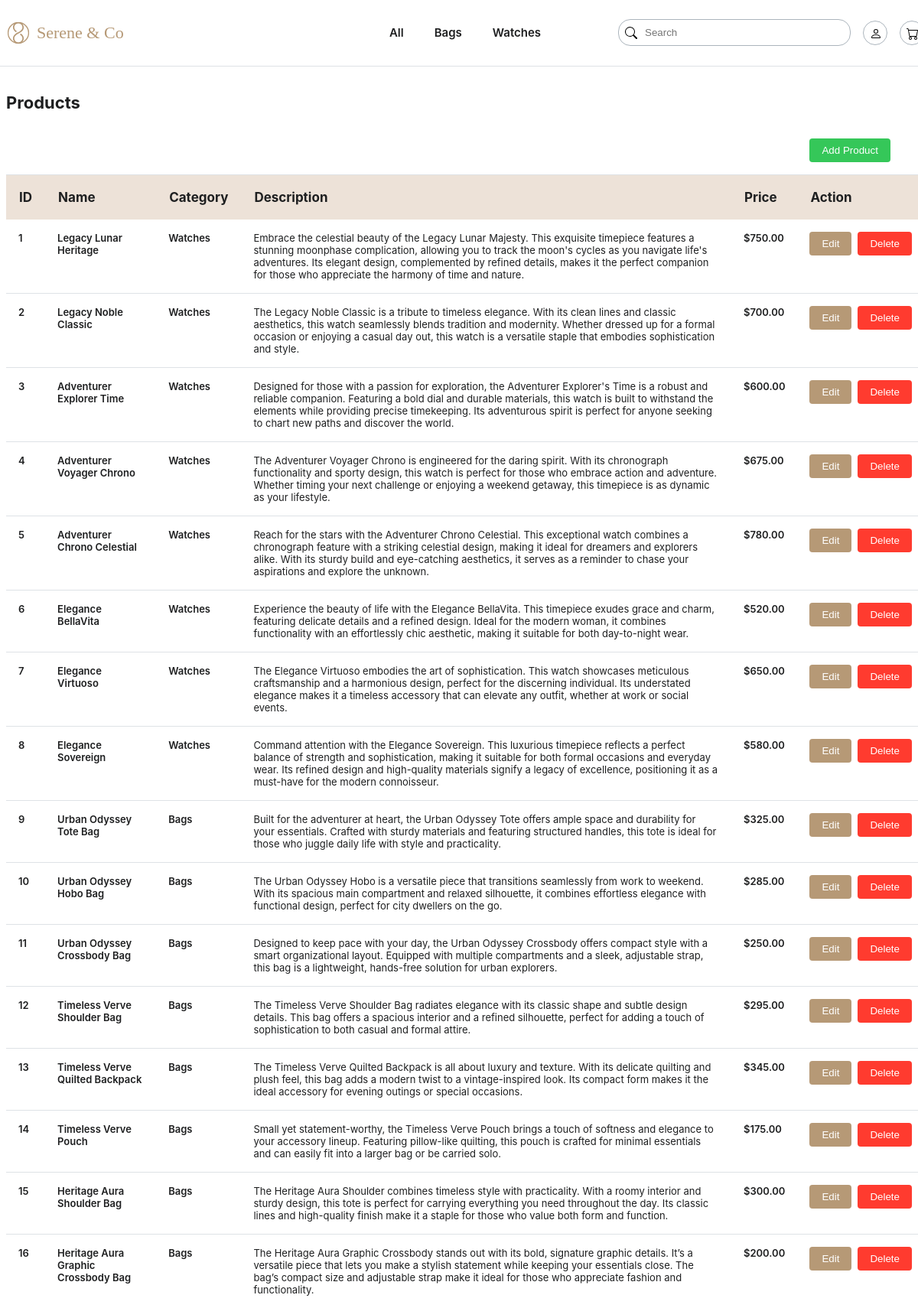
The page /views/admin-product.php on the database its author committed.
### tables this page shows
CREATE TABLE `products` (
  `id` integer PRIMARY KEY AUTO_INCREMENT,
  `name` varchar(100) NOT NULL,
  `description` text,
  `price` decimal(10,2) NOT NULL,
  `category_id` integer NOT NULL
);

CREATE TABLE `categories` (
  `id` integer PRIMARY KEY AUTO_INCREMENT,
  `name` varchar(200) NOT NULL
);

### includes/components/admin-table.php (the view, shortened to what this page needs)
<?php
    function product_row($productId, $productName, $categoryId, $categoryName, $productDescription, $productPrice) {
        ?>
        <tr>
            <td class="hug-column">
                <p class="emphasized m-0"><?php echo htmlspecialchars($productId); ?></p>
            </td>
            <td>
                <p class="emphasized m-0"><?php echo htmlspecialchars($productName); ?></p>
            </td>
            <td>
                <p class="emphasized m-0"><?php echo htmlspecialchars($categoryName); ?></p>
            </td>
            <td>
                <?php echo htmlspecialchars($productDescription); ?>
            </td>
            <td>
                <p class="emphasized m-0">$<?php echo htmlspecialchars(number_format($productPrice, 2)); ?></p>
            </td>
            <td class="hug-column flex-row gap-1">
                <button class='btn btn-warning btn-sm'
                    onclick="openEditModal('editProductModal', this)"
                    data-id="<?php echo htmlspecialchars($productId); ?>"
                    data-name="<?php echo htmlspecialchars($productName); ?>"
                    data-description="<?php echo htmlspecialchars($productDescription); ?>"
                    data-price="<?php echo htmlspecialchars($productPrice); ?>"
                    data-categoryId="<?php echo htmlspecialchars($categoryId); ?>"
                >Edit</button>
                <form class="m-0 p-0" action="../includes/scripts/delete.php" method="POST" onsubmit="return confirm('Are you sure you want to delete this category?');">
                    <button type="submit" class="btn btn-danger btn-sm">Delete</button>
                </form>
            </td>
        </tr>
        <?php
    }
    function product_table($productItems) {
        if (empty($productItems)) {
            echo '<h4>There is no product.</h4>';
        } else {
            ?>
            <table class="table">
                <thead>
                    <tr>
                        <td colspan="5"></td>
                        <td><button class='btn btn-success btn-sm' onclick="openAddModal('addProductModal')">Add Product</button></td>
                    </tr>
                    <tr  style="background-color: var(--secondary-background-color);">
                        <th><h3 class="emphasized px-2">ID</h3></th>
                        <th><h3 class="emphasized px-2">Name</h3></th>
                        <th><h3 class="emphasized px-2">Category</h3></th>
                        <th><h3 class="emphasized px-2">Description</h3></th>
                        <th><h3 class="emphasized px-2">Price</h3></th>
                        <th class="last-column"><h3 class="emphasized px-2">Action</h3></th>
                    </tr>
                </thead>
                <tbody>
                <?php foreach ($productItems as $productItem) {
                    product_row($productItem['id'], $productItem['name'], $productItem['category_id'], $productItem['category_name'], $productItem['description'], $productItem['price']);
                } ?>
                </tbody>
            </table>
            <?php
        }
    }
?>

### assets/css/commons/backgrounds.css (style rules this page uses)
html, body { height: 100%; font-family: var(--font-text); display: flex; flex-direction: column; }

### assets/css/commons/typography.css (style rules this page uses)
body { font-family: var(--font-text); font-size: var(--body-font-size); line-height: var(--body-line-height); font-weight: var(--body-font-weight); color: var(--primary-text-color); margin: 0; padding: 0; }
h3 { font-family: var(--font-display); font-size: var(--title2-font-size); line-height: var(--title2-line-height); font-weight: var(--title2-font-weight); }
h1.emphasized, h2.emphasized, h3.emphasized, h4.emphasized, h5.emphasized, h6.emphasized { font-weight: var(--large-title-font-weight-bold); }
p { font-family: var(--font-text); font-size: var(--body-font-size); line-height: var(--body-line-height); font-weight: var(--body-font-weight); margin: 0 0 1em; }
p.emphasized { font-weight: var(--body-font-weight-semibold); }

### assets/css/commons/utilities.css (style rules this page uses)
.m-0 { margin: var(--spacing-none) !important; }
.p-0 { padding: var(--spacing-none) !important; }
.px-2 { padding-left: var(--spacing-sm) !important; padding-right: var(--spacing-sm) !important; }
.gap-1 { gap: var(--spacing-xs) !important; }
.flex-row { display: flex; flex-direction: row !important; }

### assets/css/commons/components/button.css (style rules this page uses)
.btn { padding: var(--spacing-xs) var(--spacing-sm); border: none; border-radius: var(--border-radius-small); cursor: pointer; background-color: var(--primary-color); color: var(--on-primary-color); transition: background-color 0.3s ease, transform 0.2s ease; }
.btn-success { background-color: var(--success-color); color: var( --on-success-color ); }
.btn-danger { background-color: var(--error-color); color: var(--on-error-color); }

### assets/css/commons/components/form.css (style rules this page uses)
form { box-sizing: border-box; width: 100%; margin: var(--spacing-none) auto; padding: var(--spacing-lg); background-color: var(--primary-background-color); }

### assets/css/commons/components/table.css (style rules this page uses)
.table { width: 100%; max-width: 100%; background-color: transparent; border-collapse: collapse; }
.table tr { border-top: 1px solid var(--border-color); }
.table td { padding: var(--spacing-sm); vertical-align: top; }
.table tr:first-child { vertical-align: top; border: none; }
.table thead th { vertical-align: bottom; text-align: left; }
.table .hug-column { width: auto; }

### rows shown on the page
products: id "1", name "Legacy Lunar Heritage", category.name "Watches", description "Embrace the celestial beauty of the Legacy Lunar Majesty. This exquisite timepiece features a stunning moonphase complication, allowing you to track the moon's cycles as you navigate life's adventures. Its elegant design, complemented by refined details, makes it the perfect companion for those who appreciate the harmony of time and nature.", price "750.00"
products: id "2", name "Legacy Noble Classic", category.name "Watches", description "The Legacy Noble Classic is a tribute to timeless elegance. With its clean lines and classic aesthetics, this watch seamlessly blends tradition and modernity. Whether dressed up for a formal occasion or enjoying a casual day out, this watch is a versatile staple that embodies sophistication and style.", price "700.00"
products: id "3", name "Adventurer Explorer Time", category.name "Watches", description "Designed for those with a passion for exploration, the Adventurer Explorer's Time is a robust and reliable companion. Featuring a bold dial and durable materials, this watch is built to withstand the elements while providing precise timekeeping. Its adventurous spirit is perfect for anyone seeking to chart new paths and discover the world.", price "600.00"
products: id "4", name "Adventurer Voyager Chrono", category.name "Watches", description "The Adventurer Voyager Chrono is engineered for the daring spirit. With its chronograph functionality and sporty design, this watch is perfect for those who embrace action and adventure. Whether timing your next challenge or enjoying a weekend getaway, this timepiece is as dynamic as your lifestyle.", price "675.00"
products: id "5", name "Adventurer Chrono Celestial", category.name "Watches", description "Reach for the stars with the Adventurer Chrono Celestial. This exceptional watch combines a chronograph feature with a striking celestial design, making it ideal for dreamers and explorers alike. With its sturdy build and eye-catching aesthetics, it serves as a reminder to chase your aspirations and explore the unknown.", price "780.00"
products: id "6", name "Elegance BellaVita", category.name "Watches", description "Experience the beauty of life with the Elegance BellaVita. This timepiece exudes grace and charm, featuring delicate details and a refined design. Ideal for the modern woman, it combines functionality with an effortlessly chic aesthetic, making it suitable for both day-to-night wear.", price "520.00"
products: id "7", name "Elegance Virtuoso", category.name "Watches", description "The Elegance Virtuoso embodies the art of sophistication. This watch showcases meticulous craftsmanship and a harmonious design, perfect for the discerning individual. Its understated elegance makes it a timeless accessory that can elevate any outfit, whether at work or social events.", price "650.00"
products: id "8", name "Elegance Sovereign", category.name "Watches", description "Command attention with the Elegance Sovereign. This luxurious timepiece reflects a perfect balance of strength and sophistication, making it suitable for both formal occasions and everyday wear. Its refined design and high-quality materials signify a legacy of excellence, positioning it as a must-have for the modern connoisseur.", price "580.00"
products: id "9", name "Urban Odyssey Tote Bag", category.name "Bags", description "Built for the adventurer at heart, the Urban Odyssey Tote offers ample space and durability for your essentials. Crafted with sturdy materials and featuring structured handles, this tote is ideal for those who juggle daily life with style and practicality.", price "325.00"
products: id "10", name "Urban Odyssey Hobo Bag", category.name "Bags", description "The Urban Odyssey Hobo is a versatile piece that transitions seamlessly from work to weekend. With its spacious main compartment and relaxed silhouette, it combines effortless elegance with functional design, perfect for city dwellers on the go.", price "285.00"
products: id "11", name "Urban Odyssey Crossbody Bag", category.name "Bags", description "Designed to keep pace with your day, the Urban Odyssey Crossbody offers compact style with a smart organizational layout. Equipped with multiple compartments and a sleek, adjustable strap, this bag is a lightweight, hands-free solution for urban explorers.", price "250.00"
products: id "12", name "Timeless Verve Shoulder Bag", category.name "Bags", description "The Timeless Verve Shoulder Bag radiates elegance with its classic shape and subtle design details. This bag offers a spacious interior and a refined silhouette, perfect for adding a touch of sophistication to both casual and formal attire.", price "295.00"
products: id "13", name "Timeless Verve Quilted Backpack", category.name "Bags", description "The Timeless Verve Quilted Backpack is all about luxury and texture. With its delicate quilting and plush feel, this bag adds a modern twist to a vintage-inspired look. Its compact form makes it the ideal accessory for evening outings or special occasions.", price "345.00"
products: id "14", name "Timeless Verve Pouch", category.name "Bags", description "Small yet statement-worthy, the Timeless Verve Pouch brings a touch of softness and elegance to your accessory lineup. Featuring pillow-like quilting, this pouch is crafted for minimal essentials and can easily fit into a larger bag or be carried solo.", price "175.00"
products: id "15", name "Heritage Aura Shoulder Bag", category.name "Bags", description "The Heritage Aura Shoulder combines timeless style with practicality. With a roomy interior and sturdy design, this tote is perfect for carrying everything you need throughout the day. Its classic lines and high-quality finish make it a staple for those who value both form and function.", price "300.00"
products: id "16", name "Heritage Aura Graphic Crossbody Bag", category.name "Bags", description "The Heritage Aura Graphic Crossbody stands out with its bold, signature graphic details. It’s a versatile piece that lets you make a stylish statement while keeping your essentials close. The bag’s compact size and adjustable strap make it ideal for those who appreciate fashion and functionality.", price "200.00"
